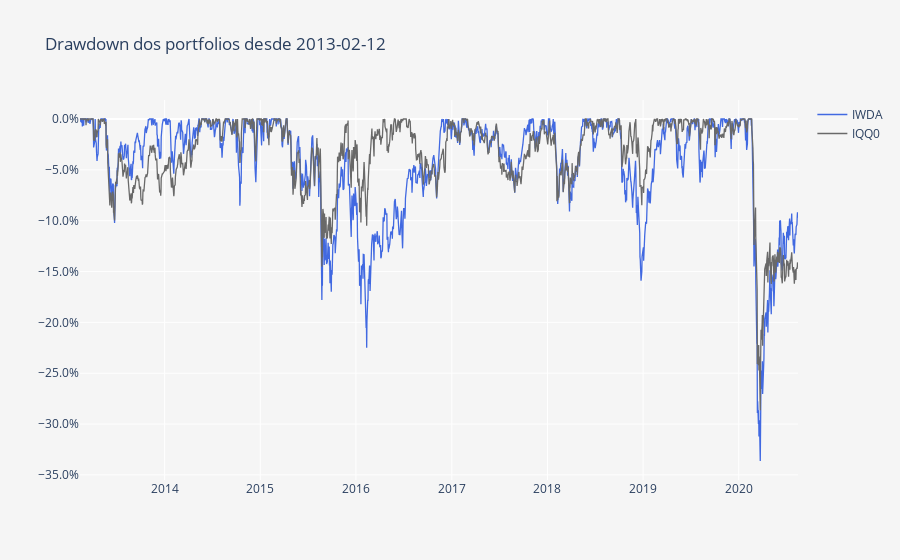

The notebook cell saved with this chart:
### Markdown cell above
O gráfico acima apresenta a linha de performance de ambos os ETFs. Em baixo podemos ver um pequeno gráfico do diferencial absoluto entre ambos e nos apercebermos facilmente das diferentes performances ao longo do tempo. Podemos observar uma overperformance do IQQ0 em períodos de stress dos mercados accionistas que acaba por ser compensada por uma underperformance quando os mercados estão a subir.

### Code cell
DD = compute_drawdowns(fundos)
DD = DD /100

layout = go.Layout(
    title='Drawdown dos portfolios desde ' + Begin,
    plot_bgcolor='#f5f5f5',
    paper_bgcolor='#f5f5f5',
    xaxis=dict(
        title='',
        showgrid=True,
        titlefont=dict(size=12),
    ),
    yaxis=dict(
        title='',
        showgrid=True,
        zeroline=True, # Adicionar ou não a zero line
        tickformat=".1%" # tickformat=".2%" se quiseres mais casas decimais
    ))

trace0 = go.Scatter(
    x = DD.index,
    y = DD.iloc[:, 0],
    name = 'IWDA',
    line = dict(
        color = 'royalblue',
        width = 1.3)
)

trace1 = go.Scatter(
    x = DD.index,
    y = DD.iloc[:, 1],
    name = 'IQQ0',
    line = dict(
        color = 'dimgrey',
        width = 1.3)
)

data = [trace0, trace1]
        
fig = go.Figure(data=data, layout=layout)
py.iplot(fig)

### Figure 1 — Plotly figure (JSON) as saved in the notebook; plotly's stock layout.template omitted (floating-point values rounded to 4 significant figures; data arrays with more than 128 entries replaced by an {"elided": "..."} marker saying what was removed)
{"data": [{"line": {"color": "royalblue", "width": 1.3}, "name": "IWDA", "type": "scatter", "x": {"elided": "1918 str values"}, "y": {"elided": "1918 float values"}}, {"line": {"color": "dimgrey", "width": 1.3}, "name": "IQQ0", "type": "scatter", "x": {"elided": "1918 str values"}, "y": {"elided": "1918 float values"}}], "layout": {"autosize": true, "paper_bgcolor": "#f5f5f5", "plot_bgcolor": "#f5f5f5", "title": {"text": "Drawdown dos portfolios desde 2013-02-12"}, "xaxis": {"autorange": true, "range": ["2013-02-12", "2020-08-14"], "showgrid": true, "title": {"font": {"size": 12}, "text": ""}, "type": "date"}, "yaxis": {"autorange": true, "range": [-0.355, 0.01868], "showgrid": true, "tickformat": ".1%", "title": {"text": ""}, "type": "linear", "zeroline": true}}}
